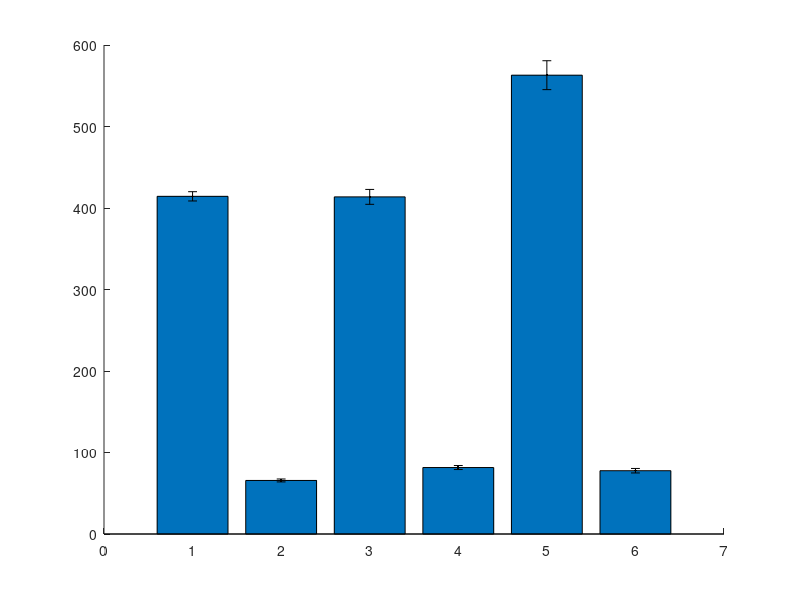

This figure's MATLAB source:
% Octave script to nake performannce plot -

% Load the data -
data_array = load("performance.dat")

# make groups -
hold on
bar(data_array(:,1))

# Generate SF -
SF = 2.678/sqrt(10)

# make error bars -
h = errorbar(data_array(:,1),SF*data_array(:,2),'k.')
set(h,"linestyle","none")
